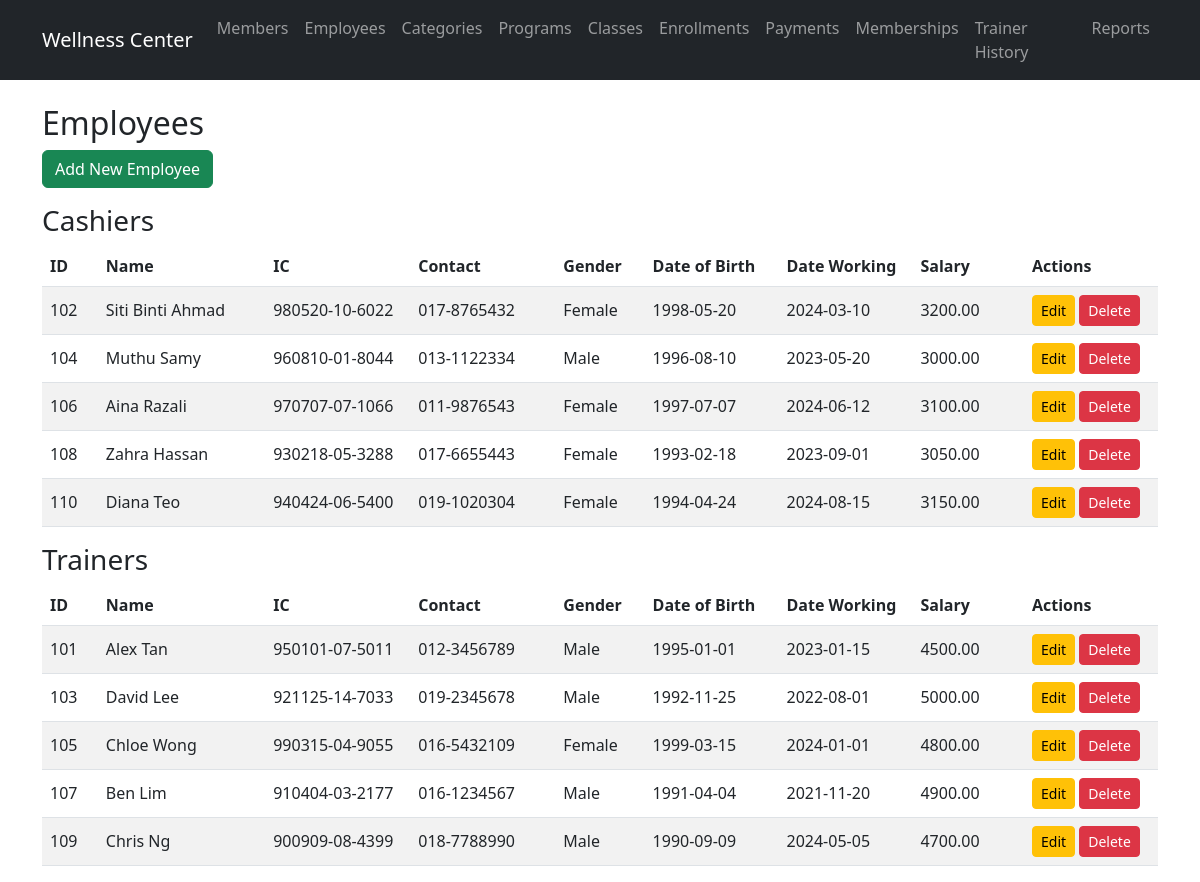
Before: /routes/employees/view.php with the older database file.
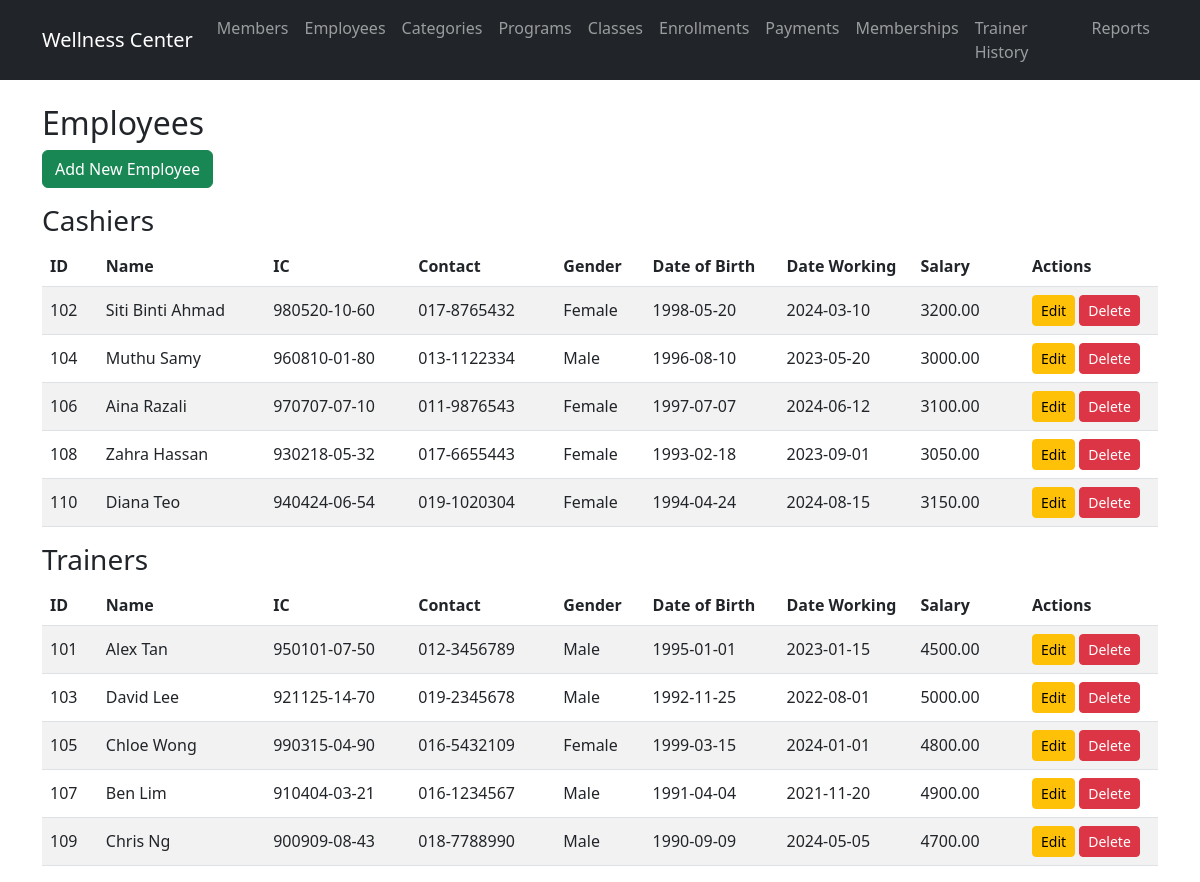
After: the same page with the newer database file.
### tables this page shows
CREATE TABLE `employee` (
  `employee_id` int(11) NOT NULL,
  `employee_name` varchar(100) NOT NULL,
  `employee_ic` VARCHAR(12) NOT NULL,
  `employee_contact` VARCHAR(20) NOT NULL,
  `gender` varchar(10) DEFAULT NULL,
  `date_of_birth` date DEFAULT NULL,
  `date_working` date DEFAULT NULL,
  `employee_salary` decimal(10,2) DEFAULT NULL,
  `employee_type` enum('C','T') NOT NULL
);

### models/Employee.php (called while the page is built, shortened)
<?php
require_once __DIR__ . '/../config/database.php';
class Employee {
    public $pdo;
    public function __construct() {
        global $pdo;
        $this->pdo = $pdo;
    }
    public function getAll() {
        $stmt = $this->pdo->query("SELECT * FROM employee");
        return $stmt->fetchAll(PDO::FETCH_ASSOC);
    }
}

### routes/employees/view.php (the view, shortened to what this page needs)
<?php
require_once '../../models/Employee.php';
$employee = new Employee();
$employees = $employee->getAll();
$cashiers = array_filter($employees, function($e) { return $e['employee_type'] === 'C'; });
$trainers = array_filter($employees, function($e) { return $e['employee_type'] === 'T'; });
include '../../views/header.php';
?>
<h2>Employees</h2>
<a href="create.php" class="btn btn-success mb-3">Add New Employee</a>
<h3>Cashiers</h3>
<div class="table-responsive">
<table class="table table-striped align-middle text-wrap" style="word-break:break-word; table-layout:fixed;">
    <thead>
        <tr>
            <th style="width: 5%">ID</th>
            <th style="width: 15%">Name</th>
            <th style="width: 13%">IC</th>
            <th style="width: 13%">Contact</th>
            <th style="width: 8%">Gender</th>
            <th style="width: 12%">Date of Birth</th>
            <th style="width: 12%">Date Working</th>
            <th style="width: 10%">Salary</th>
            <th style="width: 12%">Actions</th>
        </tr>
    </thead>
    <tbody>
        <?php foreach ($cashiers as $e): ?>
        <tr>
            <td><?php echo $e['employee_id']; ?></td>
            <td><?php echo $e['employee_name']; ?></td>
            <td><?php echo $e['employee_ic']; ?></td>
            <td><?php echo $e['employee_contact']; ?></td>
            <td><?php echo $e['gender']; ?></td>
            <td><?php echo $e['date_of_birth']; ?></td>
            <td><?php echo $e['date_working']; ?></td>
            <td><?php echo $e['employee_salary']; ?></td>
            <td>
                <a href="edit.php?id=<?php echo $e['employee_id']; ?>" class="btn btn-warning btn-sm">Edit</a>
                <button type="button" class="btn btn-danger btn-sm" data-bs-toggle="modal" data-bs-target="#deleteModal" data-employee-id="<?php echo $e['employee_id']; ?>" data-employee-name="<?php echo htmlspecialchars($e['employee_name']); ?>">Delete</button>
            </td>
        </tr>
        <?php endforeach; ?>
    </tbody>
    </table>
</div>
<h3>Trainers</h3>
<div class="table-responsive">
<table class="table table-striped align-middle text-wrap" style="word-break:break-word; table-layout:fixed;">
    <thead>
        <tr>
            <th style="width: 5%">ID</th>
            <th style="width: 15%">Name</th>
            <th style="width: 13%">IC</th>
            <th style="width: 13%">Contact</th>
            <th style="width: 8%">Gender</th>
            <th style="width: 12%">Date of Birth</th>
            <th style="width: 12%">Date Working</th>
            <th style="width: 10%">Salary</th>
            <th style="width: 12%">Actions</th>
        </tr>
    </thead>
    <tbody>
        <?php foreach ($trainers as $e): ?>
        <tr>
            <td><?php echo $e['employee_id']; ?></td>
            <td><?php echo $e['employee_name']; ?></td>
            <td><?php echo $e['employee_ic']; ?></td>
            <td><?php echo $e['employee_contact']; ?></td>
            <td><?php echo $e['gender']; ?></td>
            <td><?php echo $e['date_of_birth']; ?></td>
            <td><?php echo $e['date_working']; ?></td>
            <td><?php echo $e['employee_salary']; ?></td>
            <td>
                <a href="edit.php?id=<?php echo $e['employee_id']; ?>" class="btn btn-warning btn-sm">Edit</a>
                <button type="button" class="btn btn-danger btn-sm" data-bs-toggle="modal" data-bs-target="#deleteModal" data-employee-id="<?php echo $e['employee_id']; ?>" data-employee-name="<?php echo htmlspecialchars($e['employee_name']); ?>">Delete</button>
            </td>
        </tr>
        <?php endforeach; ?>
    </tbody>
    </table>
</div>
<?php include '../../views/footer.php'; ?>

### views/header.php (shortened to what this page needs)
<!DOCTYPE html>
<html lang="en">
<head>
    <link href="https://cdn.jsdelivr.net/npm/bootstrap@5.3.0/dist/css/bootstrap.min.css" rel="stylesheet">
</head>
<body>
    <nav class="navbar navbar-expand-lg navbar-dark bg-dark">
        <div class="container">
            <a class="navbar-brand" href="/Database-Project/index.php">Wellness Center</a>
            <div class="navbar-nav">
                <a class="nav-link" href="/Database-Project/routes/members/view.php">Members</a>
                <a class="nav-link" href="/Database-Project/routes/employees/view.php">Employees</a>
                <a class="nav-link" href="/Database-Project/routes/programcategories/view.php">Categories</a>
                <a class="nav-link" href="/Database-Project/routes/programs/view.php">Programs</a>
                <a class="nav-link" href="/Database-Project/routes/classes/view.php">Classes</a>
                <a class="nav-link" href="/Database-Project/routes/enrollments/view.php">Enrollments</a>
                <a class="nav-link" href="/Database-Project/routes/payments/view.php">Payments</a>
                <a class="nav-link" href="/Database-Project/routes/memberships/view.php">Memberships</a>
                <a class="nav-link" href="/Database-Project/routes/trainerprogramhistory/view.php">Trainer History</a>
                <a class="nav-link" href="/Database-Project/reports.php">Reports</a>
            </div>
        </div>
    </nav>
    <div class="container mt-4">

### views/footer.php (shortened to what this page needs)
    </div>
</body>
</html>

Changed rows visible on the page:
changed employee "Siti Binti Ahmad": employee_ic "980520-10-6022" → "980520-10-60"
changed employee "Muthu Samy": employee_ic "960810-01-8044" → "960810-01-80"
changed employee "Aina Razali": employee_ic "970707-07-1066" → "970707-07-10"
changed employee "Zahra Hassan": employee_ic "930218-05-3288" → "930218-05-32"
changed employee "Diana Teo": employee_ic "940424-06-5400" → "940424-06-54"
changed employee "Alex Tan": employee_ic "950101-07-5011" → "950101-07-50"
changed employee "David Lee": employee_ic "921125-14-7033" → "921125-14-70"
changed employee "Chloe Wong": employee_ic "990315-04-9055" → "990315-04-90"
changed employee "Ben Lim": employee_ic "910404-03-2177" → "910404-03-21"
changed employee "Chris Ng": employee_ic "900909-08-4399" → "900909-08-43"
